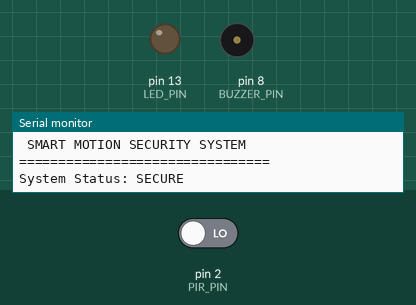
Simulated run of this sketch. Board: Arduino Uno, built with avr-gcc and run on an emulated ATmega328P. On the bench: output pins drawn as LEDs (lit = HIGH), buzzer (waves = sounding), the last lines printed to the serial monitor. The test bench sets the inputs (shaded band); at power-on: pin 2 (PIR_PIN) LOW.

Above: at 1.2 s.
1.3 s: pin 2 (PIR_PIN) driven HIGH
At 2.1 s:
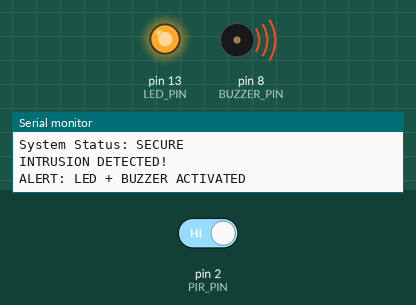
2.8 s: pin 2 (PIR_PIN) driven LOW
At 3.3 s:
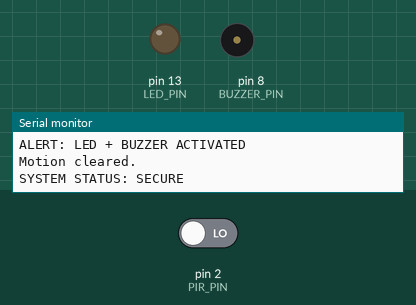
Timing chart, 0 to 5.8 s (numbered marks = the images above; inputs shaded):
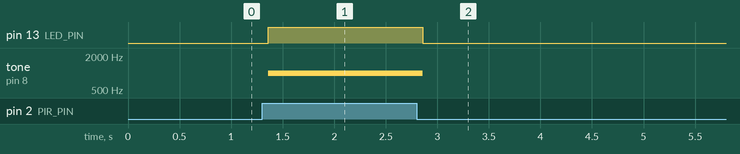

Measured:
- after the input at 1.3 s, pin 13 (LED_PIN): LOW → HIGH after 0.06 s; tone on pin 8 (BUZZER_PIN): silent → 1000 Hz after 0.06 s
- after the input at 2.8 s, pin 13 (LED_PIN): HIGH → LOW after 0.06 s; tone on pin 8 (BUZZER_PIN): 1000 Hz → silent after 0.06 s

The sketch:

smart_motion_security.ino
```cpp
const int PIR_PIN = 2;
const int LED_PIN = 13;
const int BUZZER_PIN = 8;

int previousMotionState = LOW;

void setup() {
  pinMode(PIR_PIN, INPUT);
  pinMode(LED_PIN, OUTPUT);
  pinMode(BUZZER_PIN, OUTPUT);

  Serial.begin(9600);

  Serial.println("================================");
  Serial.println(" SMART MOTION SECURITY SYSTEM");
  Serial.println("================================");
  Serial.println("System Status: SECURE");
}

void loop() {
  int motionState = digitalRead(PIR_PIN);

  // Motion detected
  if (motionState == HIGH) {

    digitalWrite(LED_PIN, HIGH);
    tone(BUZZER_PIN, 1000);

    // Print alert only when motion starts
    if (previousMotionState == LOW) {
      Serial.println("INTRUSION DETECTED!");
      Serial.println("ALERT: LED + BUZZER ACTIVATED");
    }
  }

  // No motion
  else {

    digitalWrite(LED_PIN, LOW);
    noTone(BUZZER_PIN);

    // Print secure status only when motion stops
    if (previousMotionState == HIGH) {
      Serial.println("Motion cleared.");
      Serial.println("SYSTEM STATUS: SECURE");
    }
  }

  previousMotionState = motionState;

  delay(100);
}
```
